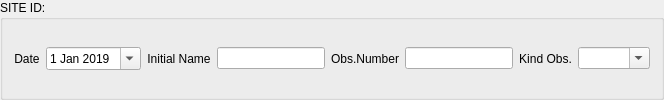
     <widget class="QGroupBox" name="groupBox_3">
      <property name="title">
       <string>SITE ID:</string>
      </property>
      <layout class="QHBoxLayout" name="horizontalLayout_8">
       <item>
        <widget class="QLabel" name="label_9">
         <property name="text">
          <string>Date</string>
         </property>
         <property name="alignment">
          <set>Qt::AlignCenter</set>
         </property>
        </widget>
       </item>
       <item>
        <widget class="QDateEdit" name="Date_CB">
         <property name="calendarPopup">
          <bool>true</bool>
         </property>
         <property name="date">
          <date>
           <year>2019</year>
           <month>1</month>
           <day>1</day>
          </date>
         </property>
        </widget>
       </item>
       <item>
        <widget class="QLabel" name="label_10">
         <property name="text">
          <string>Initial Name</string>
         </property>
         <property name="alignment">
          <set>Qt::AlignCenter</set>
         </property>
        </widget>
       </item>
       <item>
        <widget class="QLineEdit" name="Initial_Name_LE">
         <property name="alignment">
          <set>Qt::AlignRight|Qt::AlignTrailing|Qt::AlignVCenter</set>
         </property>
        </widget>
       </item>
       <item>
        <widget class="QLabel" name="label_11">
         <property name="text">
          <string>Obs.Number</string>
         </property>
         <property name="alignment">
          <set>Qt::AlignCenter</set>
         </property>
        </widget>
       </item>
       <item>
        <widget class="QLineEdit" name="Observation_Number_LE">
         <property name="alignment">
          <set>Qt::AlignRight|Qt::AlignTrailing|Qt::AlignVCenter</set>
         </property>
        </widget>
       </item>
       <item>
        <widget class="QLabel" name="label_12">
         <property name="text">
          <string>Kind Obs.</string>
         </property>
         <property name="alignment">
          <set>Qt::AlignCenter</set>
         </property>
        </widget>
       </item>
       <item>
        <widget class="QComboBox" name="Kind_Observation_CB">
         <property name="editable">
          <bool>true</bool>
         </property>
        </widget>
       </item>
      </layout>
     </widget>
